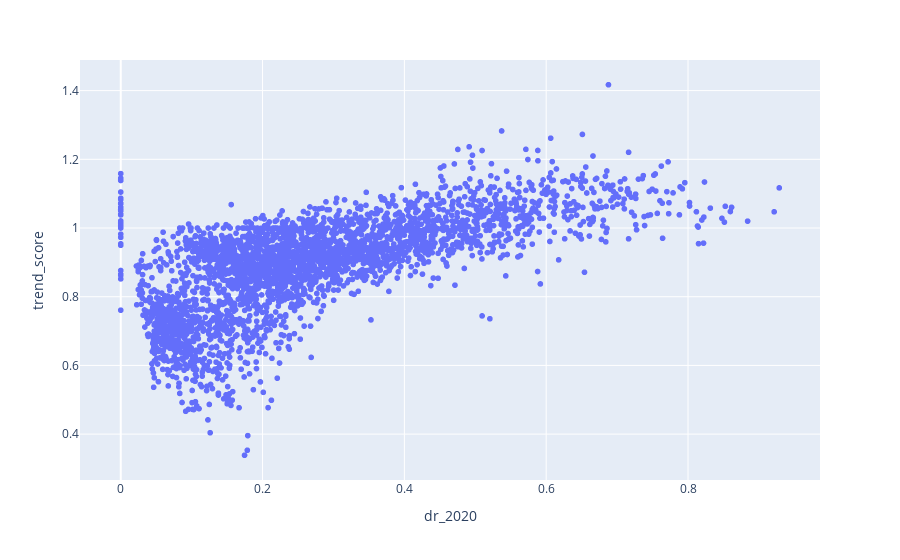

Here is the notebook cell this chart was saved with:
### Code cell
import plotly.express as px
px.scatter(data_frame=df_counties, x='dr_2020', y='trend_score', hover_data='county')

### Figure 1 — Plotly figure (JSON) as saved in the notebook; plotly's stock layout.template omitted (floating-point values rounded to 4 significant figures; data arrays with more than 128 entries replaced by an {"elided": "..."} marker saying what was removed)
{"data": [{"customdata": {"elided": "3193x1 str values"}, "hovertemplate": "dr_2020=%{x}<br>trend_score=%{y}<br>county=%{customdata[0]}<extra></extra>", "legendgroup": "", "marker": {"color": "#636efa", "symbol": "circle"}, "mode": "markers", "name": "", "showlegend": false, "type": "scattergl", "x": {"elided": "3193 float values"}, "xaxis": "x", "y": {"elided": "3193 float values"}, "yaxis": "y"}], "layout": {"legend": {"tracegroupgap": 0}, "margin": {"t": 60}, "xaxis": {"anchor": "y", "domain": [0, 1], "title": {"text": "dr_2020"}}, "yaxis": {"anchor": "x", "domain": [0, 1], "title": {"text": "trend_score"}}}}
